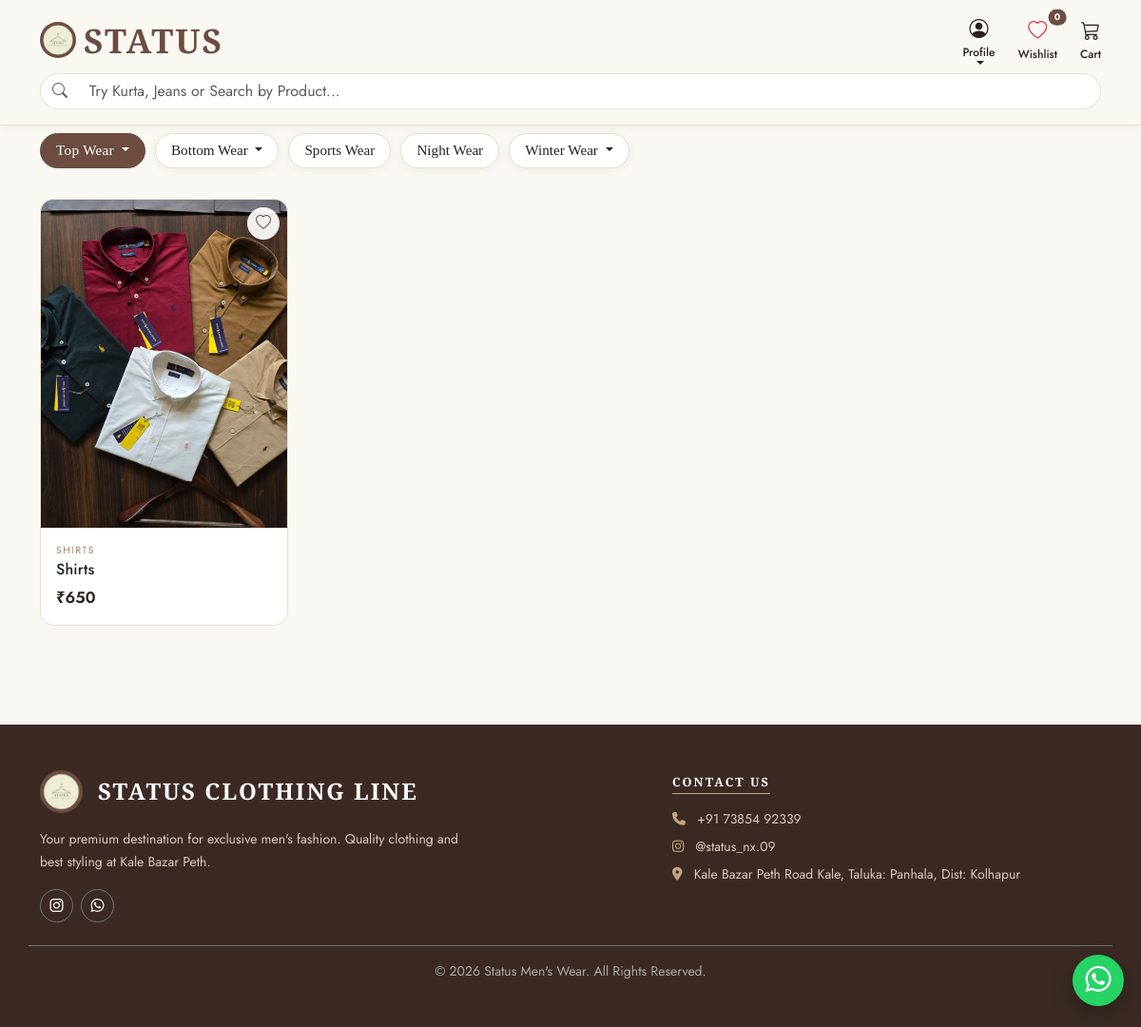
/category/top-wear/, run on an earlier commit of the app's database.
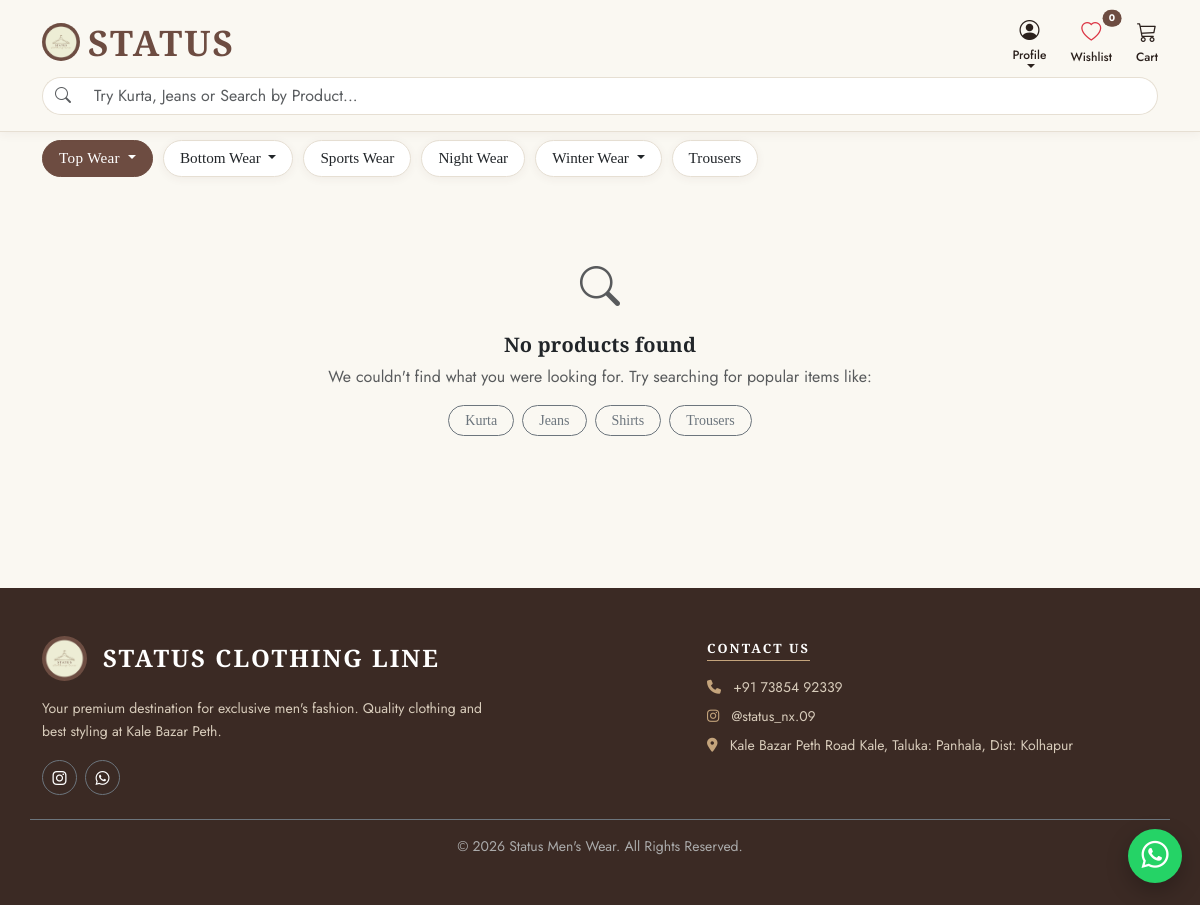
And on a later commit of the database.
### shop/models.py (models this page shows, shortened)
class Category(models.Model):
    name = models.CharField(max_length=200)
    slug = models.SlugField(unique=True, blank=True)
    parent = models.ForeignKey('self', null=True, blank=True, related_name='subcategories', on_delete=models.CASCADE)
    class Meta:
        verbose_name_plural = 'categories'

class Product(models.Model):
    SIZE_CHOICES = (
        ('S', 'S'),
        ('M', 'M'),
        ('L', 'L'),
        ('XL', 'XL'),
        ('XXL', 'XXL'),
    )
    category = models.ForeignKey(Category, related_name='products', on_delete=models.CASCADE)
    name = models.CharField(max_length=200)
    image = models.ImageField(upload_to='products/%Y/%m/%d', blank=True)
    description = models.TextField(blank=True)
    price = models.DecimalField(max_digits=10, decimal_places=2, verbose_name="Selling Price")
    original_price = models.DecimalField(max_digits=10, decimal_places=2, blank=True, null=True,verbose_name="MRP / Original Price")
    available = models.BooleanField(default=True)
    stock = models.IntegerField(default=0)
    created = models.DateTimeField(auto_now_add=True)
    size = models.CharField(max_length=50, blank=True, null=True, help_text="Select available sizes")

### shop/views.py (the view)
# urls.py: path('', views.product_list, name='product_list'),
def product_list(request, category_slug=None):
    category = None
    categories = Category.objects.filter(parent=None)  # Parent categories sathi
    products = Product.objects.filter(available=True)
    if category_slug:
        category = get_object_or_404(Category, slug=category_slug)
        subcategories = category.subcategories.all()
        if subcategories.exists():
            products = products.filter(Q(category=category) | Q(category__in=subcategories))
        else:
            products = products.filter(category=category)
    query = request.GET.get('q')
    if query:
        products = products.filter(name__icontains=query)
    categories = list(categories)
    for c in categories:
        cover = Product.objects.filter(available=True).exclude(image='').filter(
            Q(category=c) | Q(category__parent=c)).order_by('-created').first()
        c.cover = cover.image.url if cover else None
    context = {
        'category': category,
        'categories': categories,
        'products': products,
    }
    return render(request, 'shop/product_list.html', context)

### shop/templates/shop/product_list.html (shortened to what the changed rows need)
{% load static %}
<!DOCTYPE html>
<html lang="en">
<head>
    <link href="https://cdn.jsdelivr.net/npm/bootstrap@5.3.0/dist/css/bootstrap.min.css" rel="stylesheet">
    <link rel="stylesheet" href="https://cdn.jsdelivr.net/npm/bootstrap-icons@1.11.1/font/bootstrap-icons.css">
    <link rel="stylesheet" href="https://cdnjs.cloudflare.com/ajax/libs/font-awesome/6.4.0/css/all.min.css">
</head>
<body class="bg-light has-bottomnav">
    <div class="container py-2">
        {% if category or request.GET.q %}
        <div class="category-scroll mb-4">
            {% for c in categories %}
                <div class="dropdown">
                    {% if c.subcategories.exists %}
                        <button class="btn btn-category dropdown-toggle {% if category.slug == c.slug or category.parent.slug == c.slug %}btn-primary text-white{% else %}bg-white text-dark shadow-sm{% endif %}"
                                type="button" data-bs-toggle="dropdown" aria-expanded="false">
                            {{ c.name }}
                        </button>
                    {% else %}
                        <a href="{% url 'shop:product_list_by_category' c.slug %}"
                           class="btn btn-category {% if category.slug == c.slug %}btn-primary text-white{% else %}bg-white text-dark shadow-sm{% endif %}">
                            {{ c.name }}
                        </a>
                    {% endif %}
                </div>
            {% endfor %}
        </div>
        {% endif %}
        <div id="products" class="row g-3 g-md-4 mb-5">
            {% for product in products %}
                <div class="col-6 col-md-4 col-lg-3">
                    <div class="card h-100 product-card">
                        <a href="{% url 'shop:product_detail' product.id %}" class="st-img-wrap">
                            {% if product.image %}
                                <img src="{{ product.image.url }}" class="card-img-top" alt="{{ product.name }}" loading="lazy">
                            {% else %}
                                <div class="st-noimg card-img-top">No Image</div>
                            {% endif %}
                        </a>
                        <button class="st-heart wishlist-btn"
                                data-id="{{ product.id }}"
                                data-name="{{ product.name }}"
                                data-price="{{ product.price }}"
                                data-image="{% if product.image %}{{ product.image.url }}{% endif %}"
                                title="Add to Wishlist" aria-label="Add to Wishlist" onclick="toggleWishlist(this)">
                            <i class="bi bi-heart"></i>
                        </button>
                        <div class="card-body d-flex flex-column p-2 p-md-3">
                            <span class="st-cat">{{ product.category.name }}</span>
                            <h5 class="card-title fs-6 mb-1 text-truncate">
                                <a href="{% url 'shop:product_detail' product.id %}" class="text-decoration-none text-dark">{{ product.name }}</a>
                            </h5>
                            <div class="mt-auto pt-1 d-flex align-items-baseline gap-2 flex-wrap">
                                <span class="st-price">&#8377;{{ product.price|floatformat:"-2" }}</span>
                            </div>
                        </div>
                    </div>
                </div>
            {% empty %}
                <div class="col-12 text-center py-5">
                    <div class="mb-3">
                        <i class="bi bi-search fs-1 text-muted"></i>
                    </div>
                    <h5 class="fw-bold text-dark">No products found</h5>
                    <p class="text-muted mb-3">We couldn't find what you were looking for. Try searching for popular items like:</p>
                    <div class="d-flex justify-content-center gap-2 flex-wrap">
                        <a href="{% url 'shop:product_list' %}?q=Kurta" class="btn btn-sm btn-outline-secondary rounded-pill px-3">Kurta</a>
                        <a href="{% url 'shop:product_list' %}?q=Jeans" class="btn btn-sm btn-outline-secondary rounded-pill px-3">Jeans</a>
                        <a href="{% url 'shop:product_list' %}?q=Shirt" class="btn btn-sm btn-outline-secondary rounded-pill px-3">Shirts</a>
                        <a href="{% url 'shop:product_list' %}?q=Trousers" class="btn btn-sm btn-outline-secondary rounded-pill px-3">Trousers</a>
                    </div>
                </div>
            {% endfor %}
        </div>
    </div>
</body>
</html>

What changed in the data, as far as the page shows it:
removed Product: image (picture), category.name "SHIRTS", name "Shirts", price "650"
added Category: name "Trousers"
Also different on the page:
text now shown: "No products found We couldn't find what you were looking for. Try searching for popular items like: Kurta Jeans Shirts Trousers"
